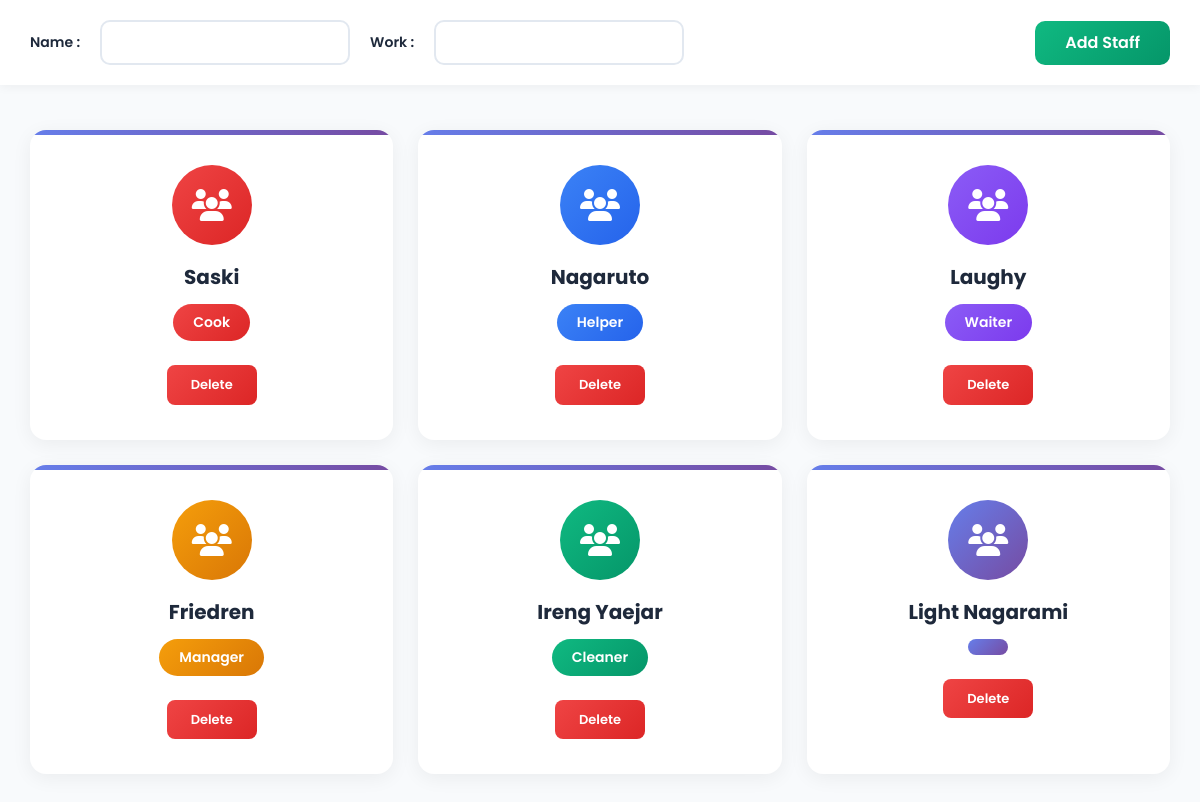
The app's page /admin/staff.php with its own data.
### tables this page shows
CREATE TABLE `staff` (
  `id` int(30) NOT NULL,
  `name` varchar(30) NOT NULL,
  `work` varchar(30) NOT NULL
);

### admin/staff.php (the view, shortened to what this page needs)
<?php
include '../config.php';
?>
<!DOCTYPE html>
<html lang="en">
<head>
    <link rel="stylesheet" href="https://cdnjs.cloudflare.com/ajax/libs/font-awesome/6.2.0/css/all.min.css" />
    <link href="https://cdn.jsdelivr.net/npm/bootstrap@5.0.2/dist/css/bootstrap.min.css" rel="stylesheet">
    <link rel="stylesheet" href="css/staff.css">
</head>
<body>
    <div class="addroomsection">
        <form action="" method="POST">
            <label for="troom">Name :</label>
            <input type="text" name="staffname" class="form-control">
            <label for="bed">Work :</label>
            <select name="staffwork" class="form-control">
                <option value selected></option>
                <option value="Manager">Manager</option>
            </select>
            <button type="submit" class="btn btn-success" name="addstaff">Add Staff</button>
        </form>
    </div>
    <div class="room">
        <?php
        $sql = "select * from staff";
        $re = mysqli_query($conn, $sql)
        ?>
        <?php
        while ($row = mysqli_fetch_array($re)) {
            echo "<div class='roombox' data-role='" . $row['work'] . "'>
						<div class='text-center no-boder'>
                            <i class='fa fa-users fa-5x'></i>
							<h3>" . $row['name'] . "</h3>
                            <div class='mb-1'>" . $row['work'] . "</div>
                            <a href='staffdelete.php?id=" . $row['id'] . "'><button class='btn btn-danger'>Delete</button></a>
						</div>
                    </div>";
        }
        ?>
    </div>
</body>
</html>

### admin/css/staff.css (style rules this page uses)
* { margin: 0; padding: 0; font-family: "Poppins", sans-serif; box-sizing: border-box; }
body { background: #f8fafc; min-height: 100vh; }
.addroomsection { background: white; box-shadow: 0 2px 10px rgba(0, 0, 0, 0.05); position: fixed; top: 0; width: 100%; z-index: 100; padding: 20px 30px; }
.addroomsection form { display: flex; align-items: center; gap: 20px; flex-wrap: wrap; }
.addroomsection form label { font-size: 14px; font-weight: 600; color: #1e293b; white-space: nowrap; }
.addroomsection form .form-control { width: 250px; border: 2px solid #e2e8f0; border-radius: 10px; padding: 10px 16px; font-size: 14px; transition: all 0.3s ease; }
.addroomsection form .btn-success { background: linear-gradient(135deg, #10b981 0%, #059669 100%); border: none; padding: 10px 30px; border-radius: 10px; font-weight: 600; transition: all 0.3s ease; margin-left: auto; }
.room { margin-top: 100px; padding: 30px; display: grid; grid-template-columns: repeat(auto-fill, minmax(280px, 1fr)); gap: 25px; min-height: calc(100vh - 100px); }
.roombox { background: white; border-radius: 16px; padding: 35px 30px; box-shadow: 0 4px 20px rgba(0, 0, 0, 0.06); transition: all 0.3s ease; position: relative; overflow: hidden; }
.roombox::before { content: ""; position: absolute; top: 0; left: 0; right: 0; height: 5px; background: linear-gradient(90deg, #667eea 0%, #764ba2 100%); transition: all 0.3s ease; }
.roombox .text-center { display: flex; flex-direction: column; align-items: center; gap: 15px; }
.roombox i { width: 80px; height: 80px; background: linear-gradient(135deg, #667eea 0%, #764ba2 100%); border-radius: 50%; display: flex; align-items: center; justify-content: center; color: white; font-size: 32px; margin-bottom: 5px; transition: all 0.3s ease; }
.roombox h3 { font-size: 20px; font-weight: 700; color: #1e293b; margin: 0; }
.roombox .mb-1 { font-size: 14px; color: white; font-weight: 600; background: linear-gradient(135deg, #667eea 0%, #764ba2 100%); padding: 8px 20px; border-radius: 20px; }
.roombox .btn-danger { background: linear-gradient(135deg, #ef4444 0%, #dc2626 100%); border: none; padding: 10px 24px; border-radius: 8px; font-weight: 600; font-size: 13px; transition: all 0.3s ease; margin-top: 5px; }
.roombox a { text-decoration: none; }
.roombox[data-role="Manager"] .mb-1 { background: linear-gradient(135deg, #f59e0b 0%, #d97706 100%) !important; }
.roombox[data-role="Manager"] i { background: linear-gradient(135deg, #f59e0b 0%, #d97706 100%) !important; }
.roombox[data-role="Cook"] .mb-1 { background: linear-gradient(135deg, #ef4444 0%, #dc2626 100%) !important; }
.roombox[data-role="Cook"] i { background: linear-gradient(135deg, #ef4444 0%, #dc2626 100%) !important; }
.roombox[data-role="Helper"] .mb-1 { background: linear-gradient(135deg, #3b82f6 0%, #2563eb 100%) !important; }
.roombox[data-role="Helper"] i { background: linear-gradient(135deg, #3b82f6 0%, #2563eb 100%) !important; }
.roombox[data-role="Cleaner"] .mb-1 { background: linear-gradient(135deg, #10b981 0%, #059669 100%) !important; }
.roombox[data-role="Cleaner"] i { background: linear-gradient(135deg, #10b981 0%, #059669 100%) !important; }
.roombox[data-role="Waiter"] .mb-1 { background: linear-gradient(135deg, #8b5cf6 0%, #7c3aed 100%) !important; }
.roombox[data-role="Waiter"] i { background: linear-gradient(135deg, #8b5cf6 0%, #7c3aed 100%) !important; }

### records on screen
staff: name "Saski", work "Cook"
staff: name "Nagaruto", work "Helper"
staff: name "Laughy", work "Waiter"
staff: name "Friedren", work "Manager"
staff: name "Ireng Yaejar", work "Cleaner"
staff: name "Light Nagarami"
